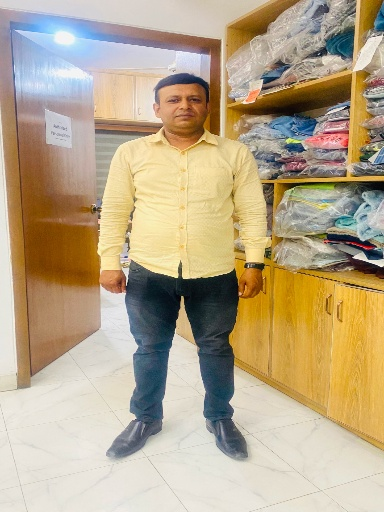
#> input picture data/osim.jpg, 384 x 512 px
$ python 'main copy.py'
#> lines starting #> are read from the running program, lines starting #| are printed output that depends on the picture; after the words box and inside, x2 and y2 are one past the last pixel; in counts of white or black regions, pixels touching at a corner belong together
### utils/object_utils.py
import cv2
import numpy as np
from scipy.spatial.distance import cdist
from scipy.linalg import svd
from scipy.spatial import cKDTree

import matplotlib.pyplot as plt
import numpy as np
import random

def find_nearest_neighbors(source_array, target_array):
    # Flatten the arrays to 2 dimensions for nearest neighbor search
    source_flattened = source_array.reshape(-1, 2)
    target_flattened = target_array.reshape(-1, 2)

    tree = cKDTree(target_flattened)
    distances, indices = tree.query(source_flattened)
    return distances, indices

def compare_arrays(source_array, target_array, threshold):
    black = np.zeros((512, 384, 3), dtype=np.uint8)
    black1 = black.copy()

    distances, indices = find_nearest_neighbors(source_array, target_array)
    matched_indices = np.where(distances <= threshold)[0]
    matched_values = target_array.reshape(-1, 2)[indices[matched_indices]]

    # [9 lines of commented-out code are left out]

    return matched_values, matched_indices

# [106 lines left out: functions tps_trans, triangles, crop, warp, remove_fringe, max_contour, not called in this run]

# [70 lines that do not run on import are left out]

### lib/mc/mc.py
#
# MC: Mesh Creating
#

import cv2
import numpy as np
import triangle as tr

from lib.mc import mc_utils
from lib.interfaces import Mesh
from utils import image_utils as im_utils


class TriangleMeshCreator:
    def __init__(self, interval=20, angle_constraint=20, area_constraint=200, dilated_pixel=5):
        self.interval = interval
        self.angle_constraint = angle_constraint
        self.area_constraint = area_constraint
        self.dilated_pixel = dilated_pixel

    def create(self, image, mask):
        """
        Step1: sampling
        Step2: triangulate

        :param image:
        :param mask:
        :return:
        """
        mask = cv2.dilate(mask,
                          kernel=np.ones((self.dilated_pixel, self.dilated_pixel), dtype=np.uint8),
                          iterations=1)

        sampling_points = mc_utils.sampling_points(image, mask, interval=self.interval)
        vertices, faces = mc_utils.do_triangulate(sampling_points, mask, self.angle_constraint, self.area_constraint)

        #
        size = (image.shape[1], image.shape[0])
        normalized_vertices = Mesh.normalize_vertices(vertices, size)
        mesh = Mesh(normalized_vertices, faces + 1, texture_image=image)

        return mesh


# [14 lines left out: function main_mc, not called in this run]

    #
    #
    # vertices = vertices.astype(np.int32)
    # faces = faces.astype(np.int32)
    #
    # # visualize vertices & faces
    # vis_image = image.copy()
    # for x, y in vertices:
    #     cv2.circle(vis_image, (x, y), radius=3, color=(255,0,0), thickness=1)
    #
    # im_utils.imshow(vis_image)


# [2 lines that do not run on import are left out]

### main copy.py
import cv2
import time
import numpy as np
from scipy.spatial.distance import cdist

from lib.interfaces import Mesh
from lib.mc.mc import TriangleMeshCreator
from lib.md.deform import ARAPDeformation
from utils import image_utils as im_utils
from utils import object_utils as obj_utils
from utils import render_utils
import json


VISUALIZE = True
DEFORM_MESH_PATH = './deformed_mesh.obj'


# [53 lines left out: functions augment_handle_points, augment_handle_points_, save_obj_format, not called in this run]


def main():
    # image_path = "./data/image_alok.png"
    # mask_path = "./data/mask_alok.png"
    # poses2d_path = "./data/poses2d.npy"
    image_path = "./data/osim.jpg"
    mask_path = "./data/osim.png"
    clothes_path = "./data/align_shirt.png"
    poses2d_path = "./data/osim_keypoints.json"

    #
    image = cv2.imread(image_path)
#> image is the input picture: shape (512, 384, 3); mean B, G, R 137.7, 167, 183.8
    image = cv2.cvtColor(image, cv2.COLOR_BGR2RGB)
    h, w = image.shape[:2]
#> h = 512; w = 384
    mask = cv2.imread(mask_path, 0)
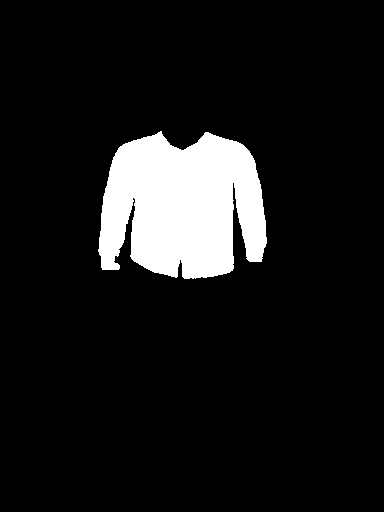
#> input picture data/osim.png, 384 x 512 px
#> mask: shape (512, 384); 9.8% white; 1 white region, box (x1, y1, x2, y2) and area: (98, 131, 267, 279) 19191
    clothes = cv2.imread(clothes_path)
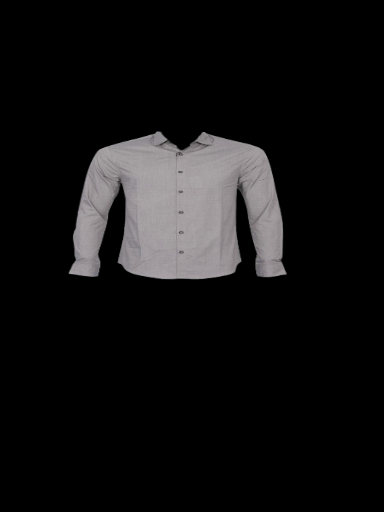
#> input picture data/align_shirt.png, 384 x 512 px
#> clothes is the input picture: shape (512, 384, 3); mean B, G, R 18.3, 18, 18.6
    clothes_gray = cv2.cvtColor(clothes, cv2.COLOR_BGR2GRAY)
    clothes_mask = cv2.threshold(clothes_gray, 0, 255, cv2.THRESH_BINARY)[1]
#> clothes_mask: shape (512, 384); 12.6% white; 1 white region

    # mask contour and clothes contour
    mask_contour, _ = cv2.findContours(mask, cv2.RETR_EXTERNAL, cv2.CHAIN_APPROX_SIMPLE)
#> mask_contour = 1 contour; box (x1, y1, x2, y2) and area: (98, 131, 267, 279) 18774
    mask_contour = mask_contour[0]
#> mask_contour = contour of 351 points, box (x1, y1, x2, y2) (98, 131, 267, 279), area 18774
    mask_contour_sq = mask_contour.squeeze()
#> mask_contour_sq = 351 pairs, first value 98 to 266, second value 131 to 278

    clothes_mask_contour, _ = cv2.findContours(clothes_mask, cv2.RETR_EXTERNAL, cv2.CHAIN_APPROX_SIMPLE)
#> clothes_mask_contour = 1 contour; box (x1, y1, x2, y2) and area: (68, 131, 288, 280) 24372
    clothes_mask_contour = clothes_mask_contour[0]
#> clothes_mask_contour = contour of 405 points, box (x1, y1, x2, y2) (68, 131, 288, 280), area 24372
    clothes_mask_contour_sq = clothes_mask_contour.squeeze()
#> clothes_mask_contour_sq = 405 pairs, first value 68 to 287, second value 131 to 279

    # Bounding box for the target and source contours
    target_x, target_y, target_w, target_h = cv2.boundingRect(mask_contour)
#> target_x = 98; target_y = 131; target_w = 169; target_h = 148
    source_x, source_y, source_w, source_h = cv2.boundingRect(clothes_mask_contour)
#> source_x = 68; source_y = 131; source_w = 220; source_h = 149

    mask_box = mask[target_y:target_y+target_h, target_x:target_x+target_w]
#> mask_box: shape (148, 169); 76.7% white; 6 black regions (2 under 20 px), largest, box (x1, y1, x2, y2) and area: (64, 0, 169, 106) 1789, (0, 0, 62, 118) 1411, (0, 67, 86, 148) 1318, (98, 52, 169, 148) 1300
    clothes_mask_box = clothes_mask[source_y:source_y+source_h, source_x:source_x+source_w]
#> clothes_mask_box: shape (149, 220); 75.8% white; 5 black regions (1 under 20 px), largest, box (x1, y1, x2, y2) and area: (95, 0, 220, 143) 2475, (0, 0, 88, 139) 2443, (0, 54, 91, 149) 1735, (135, 59, 220, 149) 1277
    clothes_mask_box = cv2.resize(clothes_mask_box, (target_w, target_h))
#> clothes_mask_box: shape (148, 169)

    # original image resize
    clothes_box = clothes[source_y:source_y+source_h, source_x:source_x+source_w]
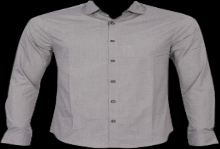
#> clothes_box: shape (149, 220, 3); mean B, G, R 109.9, 107.7, 111.8
    clothes_box = cv2.resize(clothes_box, (target_w, target_h))
#> clothes_box: shape (148, 169, 3)

    # Draw contours
    mask_contour_img = cv2.drawContours(cv2.cvtColor(mask, cv2.COLOR_GRAY2BGR), mask_contour, -1, (0, 255, 0), 2)
    clothes_mask_contour_img = cv2.drawContours(cv2.cvtColor(clothes_mask, cv2.COLOR_GRAY2BGR), clothes_mask_contour, -1, (0, 255, 0), 2)

    out_img = image.copy()
    out_img_box = out_img[target_y:target_y+target_h, target_x:target_x+target_w]
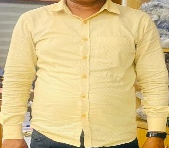
#> out_img_box: shape (148, 169, 3); mean R, G, B 217.7, 195.5, 139.8

    # Create 3-channel mask of float datatype
    alpha = cv2.cvtColor(clothes_mask_box, cv2.COLOR_GRAY2BGR)/255.0

    # Perform blending and limit pixel values to 0-255
    blended = cv2.convertScaleAbs(out_img_box * (1-alpha) + clothes_box * alpha)
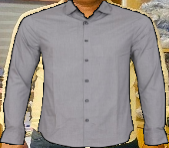
#> blended: shape (148, 169, 3); mean R, G, B 152.8, 146, 140.8

    # out_img[target_y:target_y+target_h, target_x:target_x+target_w] = clothes_box
    out_img[target_y:target_y+target_h, target_x:target_x+target_w] = blended
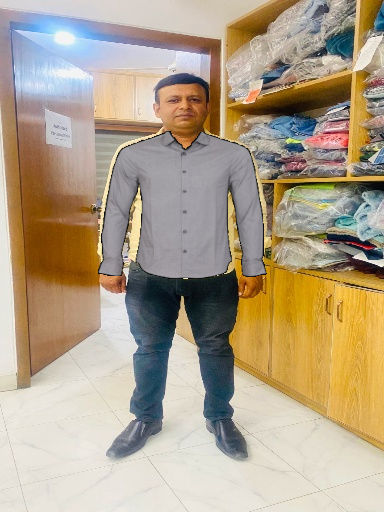
#> out_img: shape (512, 384, 3); mean R, G, B 175.5, 160.7, 137.9

    # compare two contours and get the matched values
    threshold = 30
    matched_values, matched_indices = obj_utils.compare_arrays(clothes_mask_contour, mask_contour, threshold)
#> in find_nearest_neighbors, `source_flattened = source_array.reshape(-1, 2)`: source_flattened has the same summary as clothes_mask_contour_sq in main
#> in find_nearest_neighbors, `target_flattened = target_array.reshape(-1, 2)`: target_flattened has the same summary as mask_contour_sq in main
#> in find_nearest_neighbors, `distances, indices = tree.query(source_flattened)`: distances = 405 values, max 33.73 at index 93, min 0 at index 113, mean 10.28; indices = 405 values, max 350 at index 403, min 2 at index 0, mean 162.8
#> in compare_arrays, `matched_indices = np.where(distances <= threshold)[0]`: matched_indices = 398 values from 0 to 404
#> in compare_arrays, `matched_values = target_array.reshape(-1, 2)[indices[matched_indices]]`: matched_values = 398 pairs, first value 98 to 265, second value 131 to 278
#> matched_indices = 398 values from 0 to 404
    matched_values = np.expand_dims(matched_values, axis=1)
#> matched_values = contour of 398 points, box (x1, y1, x2, y2) (98, 131, 266, 279), area 18070

    # cv2.imshow('mask', mask_box)
    # cv2.imshow('clothes', clothes_mask_box)
    # cv2.imshow('clothes contour', clothes_mask_contour_img)
    cv2.imshow('Out image', out_img)
    cv2.waitKey(0)
    cv2.destroyAllWindows()

    # [7 lines of commented-out code are left out]

    poses2d = matched_values.squeeze()
#> poses2d = 398 pairs, first value 98 to 265, second value 131 to 278

    #
    tri_mc = TriangleMeshCreator(interval=20, angle_constraint=15, area_constraint=200, dilated_pixel=5)
    mesh = tri_mc.create(image, mask)
#> in create, `mask = cv2.dilate(mask, kernel=np.ones((self.dilated_pixel, self.dilat..`:
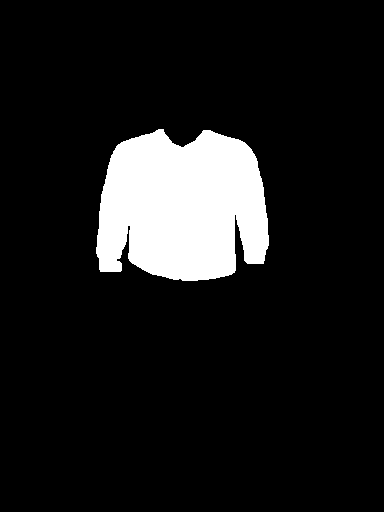
#> mask: shape (512, 384); 10.8% white; 1 white region, box (x1, y1, x2, y2) and area: (96, 129, 269, 281) 21172

    #
    vertices = 0.5 * (mesh.vertices + 1) * np.array([w, h]).reshape((1, 2)).astype(np.float32)
    distance = cdist(poses2d, vertices)
    constraint_v_ids = np.argmin(distance, axis=1)
    poses2d = vertices[constraint_v_ids]
    # constraint_v_coords = augment_handle_points(poses2d, size=(w, h))
    constraint_v_coords = augment_handle_points_(clothes_mask_contour_sq, poses2d, size=(w, h))

    # constraint_v_ids = np.array([e for i, e in enumerate(constraint_v_ids) if i != 3])
    # constraint_v_coords = np.array([e for i, e in enumerate(constraint_v_coords) if i != 3])


    if VISUALIZE:
        vis_image = mesh.get_image()
        vis_image = cv2.cvtColor(vis_image, cv2.COLOR_GRAY2BGR)
        for x, y in poses2d.astype(np.int32):
            cv2.circle(vis_image, (x, y), radius=3, color=(255, 0, 0), thickness=2)

        for x, y in constraint_v_coords.astype(np.int32):
            cv2.circle(vis_image, (x, y), radius=3, color=(0, 255, 0), thickness=2)

        im_utils.imshow(vis_image)

    #
    constraint_v_coords = Mesh.normalize_vertices(constraint_v_coords, size=(w, h))

    # build vertices texture
    vts = 0.5 * (mesh.vertices + 1)
    vts[:, 1] = 1. - vts[:, 1]

    # deform
    arap_deform = ARAPDeformation()
    arap_deform.load_from_mesh(mesh)
    arap_deform.setup()

    deformed_mesh = arap_deform.deform(constraint_v_ids, constraint_v_coords, w=1000.)
    save_obj_format(file_path=DEFORM_MESH_PATH, vertices=deformed_mesh.vertices, faces=deformed_mesh.faces,
                    texture_vertices=vts)

    if VISUALIZE:
        vis_image = deformed_mesh.get_image(size=(w, h))
        im_utils.imshow(vis_image)

    #
    pt_renderer = render_utils.PytorchRenderer(use_gpu=False)
    deformed_image = pt_renderer.render_w_texture(DEFORM_MESH_PATH, clothes_path)
    deformed_image = deformed_image[::-1, :, :]
    deformed_image = cv2.cvtColor(deformed_image, cv2.COLOR_BGR2RGB)

    cv2.imwrite('./images/deformed.jpg', cv2.cvtColor(deformed_image, cv2.COLOR_BGR2RGB))
    im_utils.imshow(deformed_image)


if __name__ == '__main__':
    main()
#> (the call stopped at in create, `sampling_points = mc_utils.sampling_points(image, mask, interval=self...`: lib is not available in this run)
